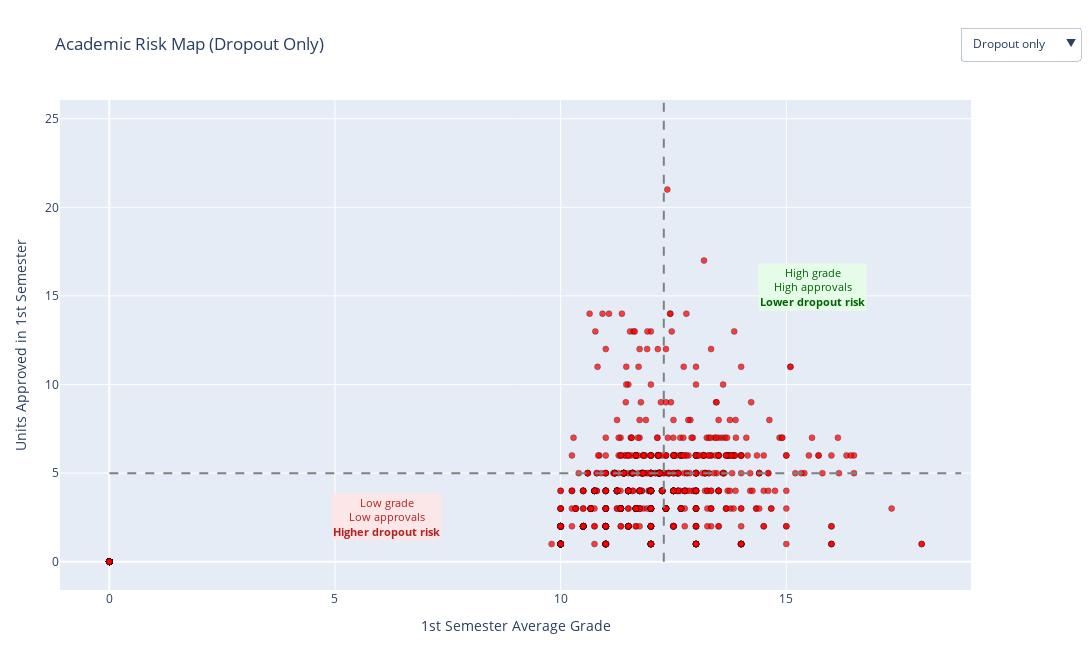

Notebook code cell kept with this figure:
### Markdown cell above
This visualization maps socioeconomic status using parents’ education levels and displays only the students who eventually dropped out (red dots) over the full student density landscape. Parental education is coded numerically in the dataset, where lower values typically correspond to incomplete or basic education, and higher values represent secondary schooling, bachelor’s, master’s, and doctorate degrees. The blue density background shows where most students fall in terms of socioeconomic background, and the red dropout points reveal the specific socioeconomic status (SES) profiles associated with dropout behavior.

A clear pattern emerges: many dropouts are concentrated in the lower parental qualification region, particularly where both parents have little or no formal education. This is consistent with established research, as students from lower-SES households often face financial pressure, fewer academic resources, and weaker structural support in higher education—all of which increase dropout risk.

However, the visualization also shows a second, distinct dropout cluster in the high-qualification region, where both parents hold advanced degrees. This suggests that dropout is not solely driven by socioeconomic disadvantage. Students from highly educated families may still withdraw due to non-financial factors such as academic misalignment with their chosen program, mental health challenges, burnout, or pressure to change career paths. These students often have the safety net and flexibility to pause or restart their education without severe financial consequences.

The presence of dropout clusters at both ends of the SES spectrum implies that while financial stability and parental education strongly influence dropout likelihood, they are not the only contributing factors. Instead, dropout appears to follow multiple pathways: one driven by socioeconomic barriers, and another driven by personal, academic, or psychological factors that can affect even the most educationally advantaged students.

### Code cell
import numpy as np
import plotly.graph_objects as go

grade_col = "Curricular units 1st sem (grade)"
units_col = "Curricular units 1st sem (approved)"

df_acad = df.dropna(subset=[grade_col, units_col, "Target"]).copy()

grade_thr = df_acad[grade_col].median()
units_thr = df_acad[units_col].median()

hover_cols = []
for col in ["Tuition fees up to date", "Debtor", "Scholarship holder"]:
    if col in df_acad.columns:
        hover_cols.append(col)

fig_risk = go.Figure()

outcomes_order = ["Dropout", "Graduate", "Enrolled"]
outcome_colors = {
    "Dropout": "red",
    "Graduate": "green",
    "Enrolled": "orange"
}

for outcome in outcomes_order:
    color = outcome_colors[outcome]
    sub = df_acad[df_acad["Target"] == outcome]

    hover_text = []
    for _, row in sub.iterrows():
        parts = [
            f"Outcome: {outcome}",
            f"1st Sem Grade: {row[grade_col]:.2f}",
            f"Units Approved: {row[units_col]}"
        ]
        for c in hover_cols:
            parts.append(f"{c}: {row[c]}")
        hover_text.append("<br>".join(parts))

    fig_risk.add_trace(
        go.Scatter(
            x=sub[grade_col],
            y=sub[units_col],
            mode="markers",
            name=outcome,
            marker=dict(
                color=color,
                size=6,
                opacity=0.75,
                line=dict(width=0.4, color="black")
            ),
            text=hover_text,
            hovertemplate="%{text}<extra></extra>",
            visible=True  
        )
    )

for tr in fig_risk.data:
    tr.visible = (tr.name == "Dropout")

fig_risk.add_shape(
    type="line",
    x0=grade_thr, x1=grade_thr,
    y0=df_acad[units_col].min(), y1=df_acad[units_col].max(),
    line=dict(color="grey", width=2, dash="dash")
)

fig_risk.add_shape(
    type="line",
    x0=df_acad[grade_col].min(), x1=df_acad[grade_col].max(),
    y0=units_thr, y1=units_thr,
    line=dict(color="grey", width=2, dash="dash")
)

x_min, x_max = df_acad[grade_col].min(), df_acad[grade_col].max()
y_min, y_max = df_acad[units_col].min(), df_acad[units_col].max()

fig_risk.add_annotation(
    x=(x_min + grade_thr) / 2,
    y=(y_min + units_thr) / 2,
    text="Low grade<br>Low approvals<br><b>Higher dropout risk</b>",
    showarrow=False,
    font=dict(size=11, color="firebrick"),
    bgcolor="rgba(255,230,230,0.85)"
)

fig_risk.add_annotation(
    x=(x_max + grade_thr) / 2,
    y=(y_max + units_thr) / 2,
    text="High grade<br>High approvals<br><b>Lower dropout risk</b>",
    showarrow=False,
    font=dict(size=11, color="darkgreen"),
    bgcolor="rgba(230,255,230,0.85)"
)

n_traces = len(outcomes_order)  

buttons = []

buttons.append(
    dict(
        label="All outcomes",
        method="update",
        args=[
            {"visible": [True]*n_traces + [True, True]},  
            {"title": "Academic Risk Map (All Outcomes)"}
        ]
    )
)

for i, outcome in enumerate(outcomes_order):
    visible = [False]*n_traces
    visible[i] = True          
    visible += [True, True]    
    buttons.append(
        dict(
            label=f"{outcome} only",
            method="update",
            args=[
                {"visible": visible},
                {"title": f"Academic Risk Map ({outcome} Only)"}
            ]
        )
    )

fig_risk.update_layout(
    title="Academic Risk Map (Dropout Only)",
    xaxis_title="1st Semester Average Grade",
    yaxis_title="Units Approved in 1st Semester",
    hovermode="closest",
    width=1100,
    height=650,
    margin=dict(l=60, r=40, t=100, b=60),
    legend=dict(
        title="Student Outcome",
        orientation="h",
        yanchor="bottom",
        y=1.02,
        xanchor="left",
        x=0,
        bgcolor="rgba(255,255,255,0.8)",
        bordercolor="lightgray",
        borderwidth=1
    ),
    updatemenus=[
        dict(
            type="dropdown",
            showactive=True,
            x=1.12,
            y=1.15,
            buttons=buttons,
            active=1  
        )
    ]
)

fig_risk.update_xaxes(rangeslider=dict(visible=False))

fig_risk.show()

### Figure 1 — Plotly figure (JSON) as saved in the notebook; plotly's stock layout.template omitted (floating-point values rounded to 4 significant figures; data arrays with more than 128 entries replaced by an {"elided": "..."} marker saying what was removed)
{"data": [{"hovertemplate": "%{text}<extra></extra>", "marker": {"color": "red", "line": {"color": "black", "width": 0.4}, "opacity": 0.75, "size": 6}, "mode": "markers", "name": "Dropout", "text": {"elided": "1421 str values"}, "type": "scatter", "visible": true, "x": {"elided": "1421 float values"}, "y": {"elided": "1421 int values"}}, {"hovertemplate": "%{text}<extra></extra>", "marker": {"color": "green", "line": {"color": "black", "width": 0.4}, "opacity": 0.75, "size": 6}, "mode": "markers", "name": "Graduate", "text": {"elided": "2209 str values"}, "type": "scatter", "visible": false, "x": {"elided": "2209 float values"}, "y": {"elided": "2209 int values"}}, {"hovertemplate": "%{text}<extra></extra>", "marker": {"color": "orange", "line": {"color": "black", "width": 0.4}, "opacity": 0.75, "size": 6}, "mode": "markers", "name": "Enrolled", "text": {"elided": "794 str values"}, "type": "scatter", "visible": false, "x": {"elided": "794 float values"}, "y": {"elided": "794 int values"}}], "layout": {"annotations": [{"bgcolor": "rgba(255,230,230,0.85)", "font": {"color": "firebrick", "size": 11}, "showarrow": false, "text": "Low grade<br>Low approvals<br><b>Higher dropout risk</b>", "x": 6.143, "y": 2.5}, {"bgcolor": "rgba(230,255,230,0.85)", "font": {"color": "darkgreen", "size": 11}, "showarrow": false, "text": "High grade<br>High approvals<br><b>Lower dropout risk</b>", "x": 15.58, "y": 15.5}], "height": 650, "hovermode": "closest", "legend": {"bgcolor": "rgba(255,255,255,0.8)", "bordercolor": "lightgray", "borderwidth": 1, "orientation": "h", "title": {"text": "Student Outcome"}, "x": 0, "xanchor": "left", "y": 1.02, "yanchor": "bottom"}, "margin": {"b": 60, "l": 60, "r": 40, "t": 100}, "shapes": [{"line": {"color": "grey", "dash": "dash", "width": 2}, "type": "line", "x0": 12.29, "x1": 12.29, "y0": 0, "y1": 26}, {"line": {"color": "grey", "dash": "dash", "width": 2}, "type": "line", "x0": 0, "x1": 18.88, "y0": 5, "y1": 5}], "title": {"text": "Academic Risk Map (Dropout Only)"}, "updatemenus": [{"active": 1, "buttons": [{"args": [{"visible": [true, true, true, true, true]}, {"title": "Academic Risk Map (All Outcomes)"}], "label": "All outcomes", "method": "update"}, {"args": [{"visible": [true, false, false, true, true]}, {"title": "Academic Risk Map (Dropout Only)"}], "label": "Dropout only", "method": "update"}, {"args": [{"visible": [false, true, false, true, true]}, {"title": "Academic Risk Map (Graduate Only)"}], "label": "Graduate only", "method": "update"}, {"args": [{"visible": [false, false, true, true, true]}, {"title": "Academic Risk Map (Enrolled Only)"}], "label": "Enrolled only", "method": "update"}], "showactive": true, "type": "dropdown", "x": 1.12, "y": 1.15}], "width": 1100, "xaxis": {"rangeslider": {"visible": false}, "title": {"text": "1st Semester Average Grade"}}, "yaxis": {"title": {"text": "Units Approved in 1st Semester"}}}}
